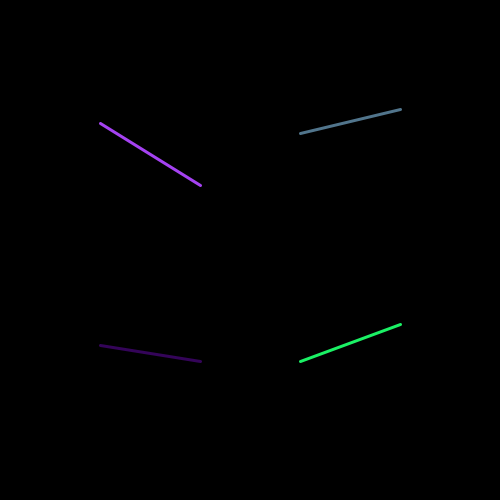
Frame 1 (no input)
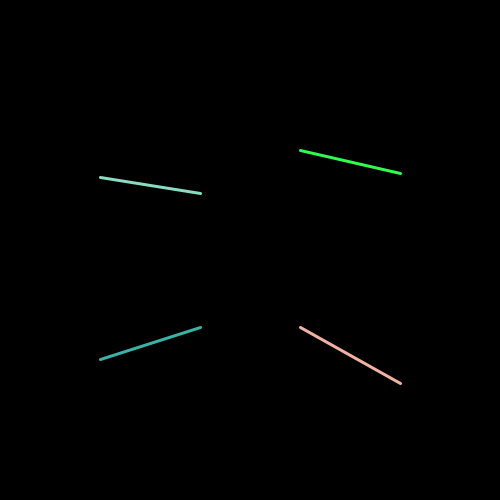
Frame 60 (the mouse pressed at the canvas centre just before this capture)
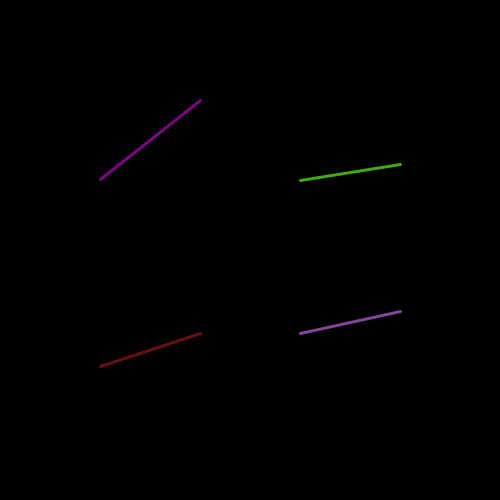
Frame 120 (the mouse held since frame 60 and released just before this capture)

The Processing sketch that drew these frames (run headless with seeded random() and noise(); from frame 60 on, the mouse is pressed at the canvas centre):

// Processing sketch: processing_184027
// ── processing_184027.pde

/*=======================================
Crazy Lines - LAB

Modified 2/3/2015

Sarah Hockman
hockman.25@osu.edu
hockman.25@gmail.com

Created for Art 3001 - Data Visualization
BFA in Art and Technology
The Ohio State University
http://www.openprocessing.org/classroom/4626

=======================================*/

//setup animation
void setup() {
  size(500,500);
  strokeWeight(3);
  
}

//appearance
void draw(){
  background(0);
  frameRate(100);
  
  //top left
  stroke (random(1,255),random(1,255),random(1,255));
  float X1=random(100,200); 
  float X2=random(100,200);
  line(100,X1,200,X2);
  
  //top right 
  stroke (random(1,255),random(1,255),random(1,255));
  float X3=random(100,200);
  float X4=random(100,200);
  line(300,X3,400,X4);
  
  //bottom left
  stroke (random(1,255),random(1,255),random(1,255));
  float X5=random(300,400);
  float X6=random(300,400);
  line(100,X5,200,X6);
  
  //bottom right
  stroke (random(1,255),random(1,255),random(1,255));
  float X7=random(300,400);
  float X8=random(300,400);
  line(300,X6,400,X8);
  
  
}
